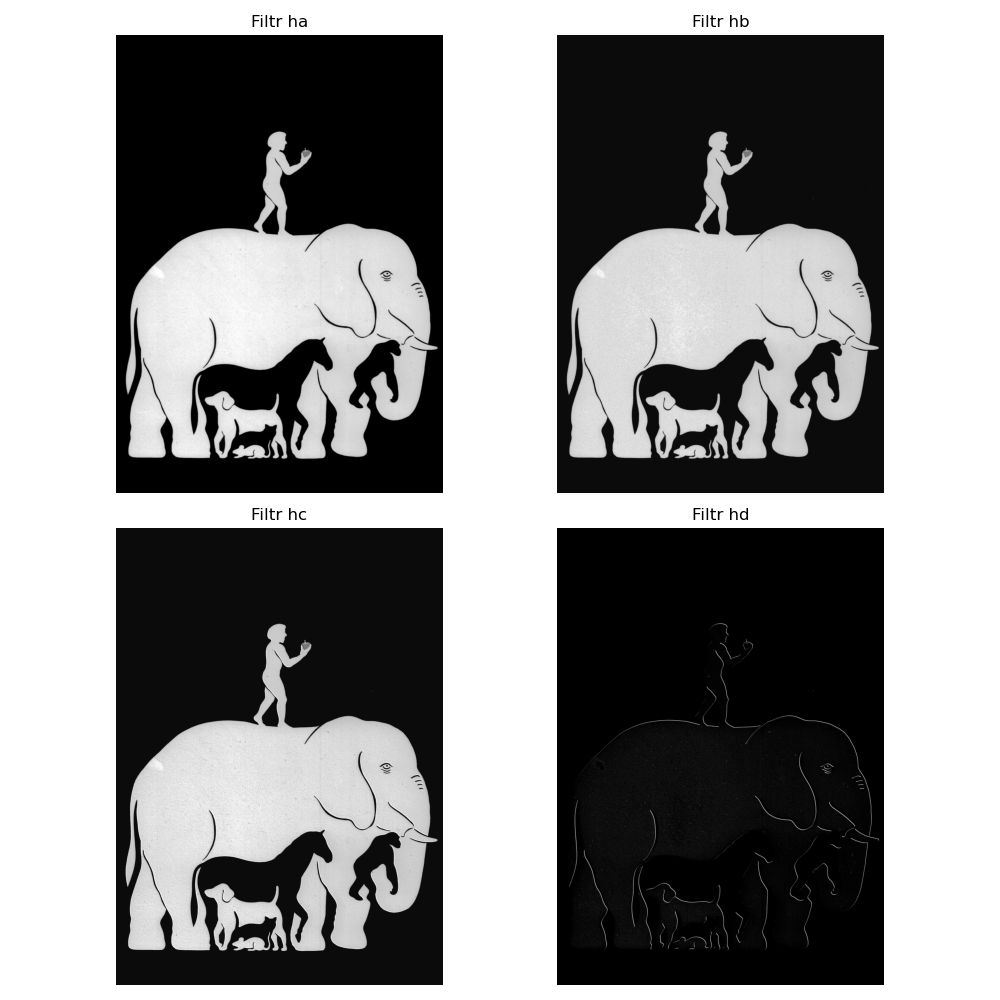

The script that saved this image:
import cv2
import numpy as np
import matplotlib.pyplot as plt

# Wczytanie obrazu
image = cv2.imread('TestFiltrowSlon.png', cv2.IMREAD_GRAYSCALE)

# Definicja jąder splotu
ha = np.array([[0, 0, 1, 0, 0],
               [0, 2, 2, 2, 0],
               [1, 2, 5, 2, 1],
               [0, 2, 2, 2, 0],
               [0, 0, 1, 0, 0]]) / 25.0  # Normalizacja

hb = np.array([[1, -2, 1],
               [-2, 5, -2],
               [1, -2, 1]]) / 1.0  # Normalizacja

hc = np.array([[0, 1, 1],
               [-1, 1, 1],
               [-1, -1, 0]]) / 1.0  # Normalizacja

hd = np.array([[1, -1, -1],
               [1, -2, -1],
               [1, 1, 1]]) / 1.0  # Normalizacja

# Zastosowanie filtrów
filtered_ha = cv2.filter2D(image, -1, ha)
filtered_hb = cv2.filter2D(image, -1, hb)
filtered_hc = cv2.filter2D(image, -1, hc)
filtered_hd = cv2.filter2D(image, -1, hd)

# Wyświetlenie wyników
plt.figure(figsize=(10, 10))

plt.subplot(2, 2, 1)
plt.imshow(filtered_ha, cmap='gray')
plt.title('Filtr ha')
plt.axis('off')

plt.subplot(2, 2, 2)
plt.imshow(filtered_hb, cmap='gray')
plt.title('Filtr hb')
plt.axis('off')

plt.subplot(2, 2, 3)
plt.imshow(filtered_hc, cmap='gray')
plt.title('Filtr hc')
plt.axis('off')

plt.subplot(2, 2, 4)
plt.imshow(filtered_hd, cmap='gray')
plt.title('Filtr hd')
plt.axis('off')

plt.tight_layout()
plt.savefig("a.png")
